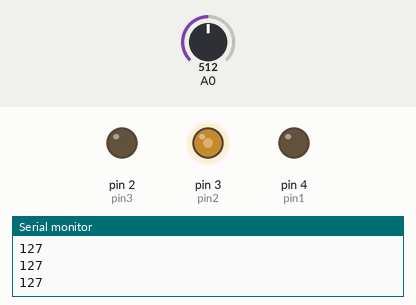
Simulated run of this sketch. Board: Arduino Uno, built with avr-gcc and run on an emulated ATmega328P. Parts: output pins drawn as LEDs (lit = HIGH), the last lines printed to the serial monitor. The test bench sets the inputs (shaded band); at power-on: A0 = 512.

Above: at 1.2 s.
1.3 s: A0 set to 716
At 1.9 s:
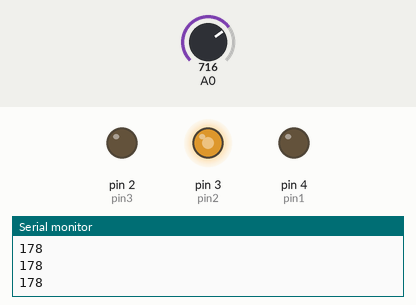
2.8 s: A0 set to 900
At 3.2 s:
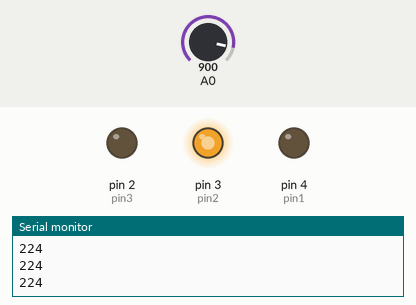
4.3 s: A0 set to 122
At 5.4 s:
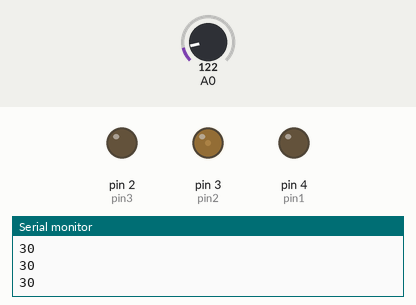
5.8 s: A0 set to 0
At 6.5 s:
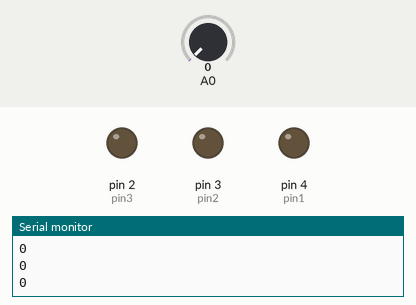
7.3 s: A0 set to 511
At 7.7 s:
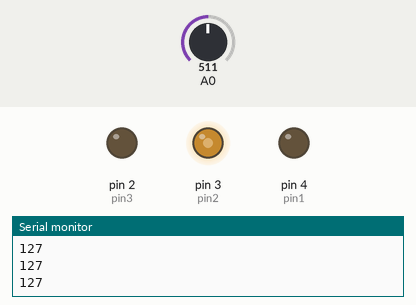
Timing chart, 0 to 9.8 s (numbered marks = the images above; inputs shaded):
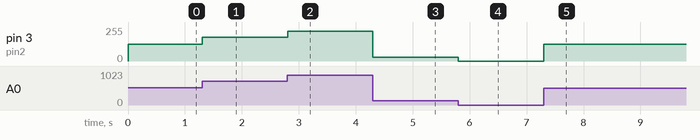

Measured:
- after the input at 1.3 s, pin 3 (pin2): 127/255 → 178/255 at once
- after the input at 2.8 s, pin 3 (pin2): 178/255 → 224/255 at once
- after the input at 4.3 s, pin 3 (pin2): 224/255 → 30/255 at once
- after the input at 5.8 s, pin 3 (pin2): 30/255 → 0/255 at once
- after the input at 7.3 s, pin 3 (pin2): 0/255 → 127/255 at once

The sketch:

analogRead_3.ino
```cpp
int pin1 = 4;
int pin2 = 3;
int pin3 = 2;

void setup() {
  pinMode(pin1, OUTPUT);
  pinMode(pin2, OUTPUT);
  pinMode(pin3, OUTPUT);
  Serial.begin(9600);
}

void loop() {
  // Luetaan analog 0-portin jännite:
  int sensorValue = analogRead(A0);
  // Muutetaan portin antaman arvoalue (0-1023) asteikkoon 0-255:
  int value = map(sensorValue, 0, 1023, 0, 255);

  analogWrite(pin2, value);

  // Tulostetaan arvo sarjamonitoriin:
  Serial.println(value);
}
```
